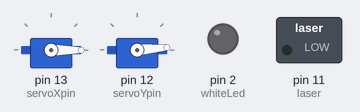
Bench run of a sketch on a simulated Arduino Uno, built with avr-gcc and run on an emulated ATmega328P. Shown: 2 × servo, switched loads named in the sketch (green lamp = pin HIGH), output pins drawn as LEDs (lit = HIGH).

Above: at 0.67 s.
At 39.46 s:
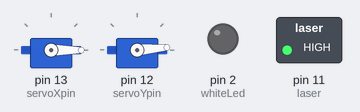
Timing chart, 0 to 40.0 s (numbered marks = the images above):
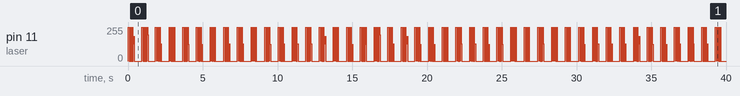

The sketch:

transmitter.ino
```cpp
#include <Servo.h>
#define INTERVAL_TIME 10

Servo servoX;
Servo servoY;


const int buttonPin = 3;
const int buttonPin2 = 4;

const int signalPin = 5;
const int signalPin2 = 6;
const int signalPin3 = 7;
const int signalPin4 = 8;
int signalState = 0;
int signalState2 = 0;
int signalState3 = 0;
int signalState4 = 0;

int servoXpin = 13;
int servoYpin = 12;


int laser = 11;

boolean laserOn = true;

unsigned long then = 0;
unsigned long then2 = 0;
unsigned long then3 = 0;
unsigned long then4 = 0;

int index = 0;

int whiteLed = 2;

int buttonState = 0;
int buttonState2 = 0;

int resetTrackerCounter = 0;

int xVal = 0;
int yVal = 20;
boolean turnBack = false;
boolean turning = true;


//henk
int bits[8] = {LOW, HIGH, HIGH, LOW, HIGH, HIGH, HIGH, LOW};
int bits2[8] = {HIGH, LOW, LOW, HIGH, HIGH, HIGH, HIGH, LOW};
int bits3[8] = {LOW, LOW, HIGH, LOW, HIGH, LOW, HIGH, LOW};
int bits4[8] = {HIGH, LOW, HIGH, LOW, HIGH, HIGH, HIGH, LOW};

//toto
/*
int bits[8] = {LOW, LOW, LOW, HIGH, HIGH, HIGH, HIGH, LOW};
int bits2[8] = {HIGH, HIGH, HIGH, HIGH, HIGH, HIGH, LOW, LOW};
int bits3[8] = {LOW, LOW, LOW, HIGH, HIGH, HIGH, HIGH, LOW};
int bits4[8] = {HIGH, HIGH, HIGH, HIGH, HIGH, HIGH, LOW, LOW};
*/

void setup() {


servoX.attach(servoXpin);
servoY.attach(servoYpin);


pinMode(buttonPin, INPUT);
pinMode(buttonPin2, INPUT);
pinMode(signalPin, INPUT);
pinMode(signalPin2, INPUT);
pinMode(signalPin3, INPUT);
pinMode(signalPin4, INPUT);

pinMode(whiteLed, OUTPUT);

pinMode(laser, OUTPUT);

servoY.write(5);
servoX.write(0);


  Serial.begin(9600); // open the serial port at 9600 bps:

}


void loop() {

   unsigned long now = millis();

   if( now - then >= INTERVAL_TIME) {
  then = now;
  // 0, 1, 2, 3, 4, 5, 6, 7, 8 => 9 sequenzen HIGH
  if ( index < 8 ) {
       if ( index == 0 ){
         digitalWrite(laser, HIGH);
       }
       index ++;
   }
    else if ( index >= 8 && index <= 15 ) {
     digitalWrite(laser, bits[index-8]);
     index ++;
   }
   else if ( index >= 16 && index <= 23 ) {
     digitalWrite(laser, bits2[index-16]);
     index ++;
   }
    else if ( index >= 24 && index <= 31 ) {
     digitalWrite(laser, bits3[index-24]);
     index ++;
   }
    else if ( index >= 32 && index <= 39 ) {
     digitalWrite(laser, bits4[index-32]);
     index ++;
   }
   else if ( index == 40 ) {
     digitalWrite(laser, LOW);
     index ++;
   } else if ( index < 90 ) {
    index ++;
   } else {
    index = 0;
   }
 }
}
```
